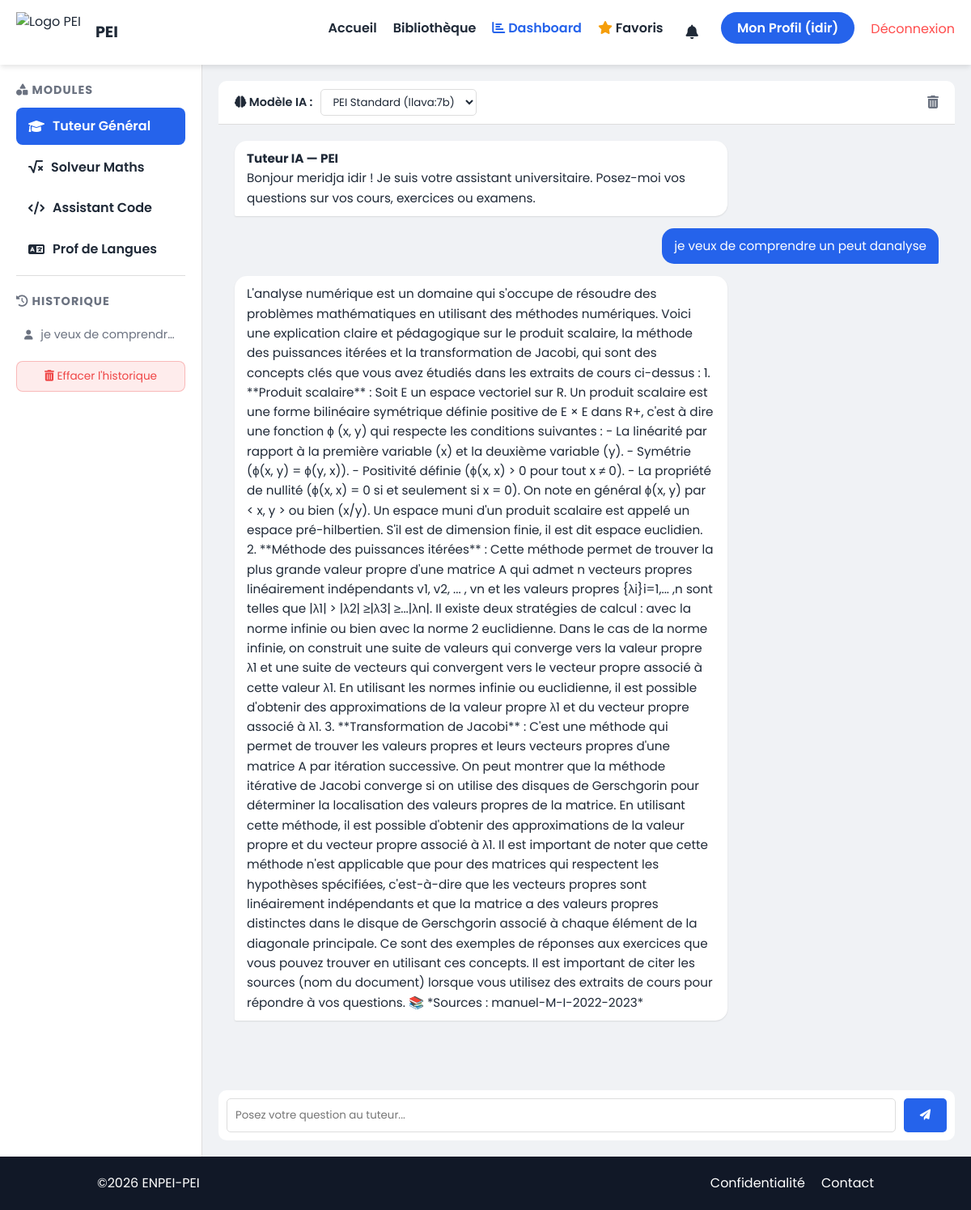
Screenshot of /tutor/ (signed in) with the database file from the repository.
### core/models.py (models this page shows, shortened)
class ChatMessage(models.Model):
    ROLE_CHOICES = [
        ('user', 'Utilisateur'),
        ('assistant', 'Assistant'),
    ]
    user       = models.ForeignKey(User, on_delete=models.CASCADE, related_name='messages')
    role       = models.CharField(max_length=10, choices=ROLE_CHOICES)
    content    = models.TextField()
    created_at = models.DateTimeField(auto_now_add=True)
    class Meta:
        ordering = ['created_at']

### core/views.py (the view)
# urls.py: path('tutor/', views.tutor, name='tutor'),             # ← manquait
@login_required
def tutor(request):
    messages_history = ChatMessage.objects.filter(user=request.user).order_by(
        "created_at"
    )[:50]
    return render(request, "tutor.html", {"messages_history": messages_history})

### templates/tutor.html (shortened to what this page needs)
{% extends 'base.html' %}
{% load static %}
{% block content %}
<div class="chat-layout">
  <aside class="chat-sidebar">
    <div class="sidebar-section">
      <h3><i class="fas fa-shapes"></i> Modules</h3>
      <ul class="module-list">
        <li class="active-module">
          <i class="fas fa-graduation-cap"></i> Tuteur Général
        </li>
        <li><i class="fas fa-square-root-alt"></i> Solveur Maths</li>
        <li><i class="fas fa-code"></i> Assistant Code</li>
        <li><i class="fas fa-language"></i> Prof de Langues</li>
      </ul>
    </div>
    <hr class="sidebar-divider" />
    <div class="sidebar-section">
      <h3><i class="fas fa-history"></i> Historique</h3>
      <ul class="history-list">
        {% for msg in messages_history %}
        {% if msg.role == 'user' %}
        <li title="{{ msg.content }}">
          <i class="fas fa-user" style="font-size:0.75rem; margin-right:6px;"></i>
          {{ msg.content|truncatechars:35 }}
        </li>
        {% endif %}
        {% empty %}
        <li style="color:var(--text-light); font-size:0.85rem;">
          Aucun historique
        </li>
        {% endfor %}
      </ul>
      {% if messages_history %}
      <form method="POST" action="{% url 'clear_history' %}" style="margin-top: 12px;">
        <button type="submit" style="width:100%; padding:8px; border-radius:8px;
                       background:rgba(239,68,68,0.1); color:#ef4444;
                       border:1px solid rgba(239,68,68,0.3);
                       cursor:pointer; font-size:0.85rem;">
          <i class="fas fa-trash-alt"></i> Effacer l'historique
        </button>
      </form>
      {% endif %}
    </div>
  </aside>
  <main class="chat-main">
    <div class="chat-options-header">
      <div class="model-selector">
        <label><i class="fas fa-brain"></i> Modèle IA :</label>
        <select id="ai-model">
          <option value="llava:7b">PEI Standard (llava:7b)</option>
        </select>
      </div>
      <div class="chat-actions">
        <form method="POST" action="{% url 'clear_history' %}" style="display:inline;">
          <button type="submit" title="Effacer la conversation" style="background:none; border:none; cursor:pointer;
                         color:var(--text-light); font-size:1rem;">
            <i class="fas fa-trash-alt"></i>
          </button>
        </form>
      </div>
    </div>
    <div class="chat-window" id="chat-window">
      <div class="message ai-msg">
        <strong>Tuteur IA — PEI</strong><br>
        Bonjour {{ request.user.get_full_name|default:request.user.username }} !
        Je suis votre assistant universitaire. Posez-moi vos questions sur
        vos cours, exercices ou examens.
      </div>
      {% for msg in messages_history %}
      {% if msg.role == 'user' %}
      <div class="message user-msg">{{ msg.content }}</div>
      {% else %}
      <div class="message ai-msg">{{ msg.content }}</div>
      {% endif %}
      {% endfor %}
    </div>
    <div class="chat-input-area">
      <input type="text" id="user-input" placeholder="Posez votre question au tuteur..." autocomplete="off" />
      <button class="btn-send" id="send-btn" onclick="sendMessage()">
        <i class="fas fa-paper-plane"></i>
      </button>
    </div>
  </main>
</div>
{% endblock %}

### templates/base.html (shortened to what this page needs)
{% load static %}
<!doctype html>
<html lang="fr">
<head>
  <link rel="stylesheet" href="{% static 'css/style.css' %}" />
  <link rel="stylesheet" href="https://cdnjs.cloudflare.com/ajax/libs/font-awesome/6.0.0/css/all.min.css"
 />
</head>
<body class="site-container">
  <nav class="navbar">
    <div class="logo">
      <img src="{% static 'images/enpei.png' %}" alt="Logo PEI" />
      <span class="nav-links" style="font-weight: 700; font-size: 1.2em; font-family: 'Poppins', sans-serif;">PEI</span>
    </div>
    <ul class="nav-links">
      <li><a href="{% url 'home' %}">Accueil</a></li>
      <li><a href="{% url 'library' %}">Bibliothèque</a></li>
      {% if user.is_authenticated %}
      {% if user.is_staff %}
      <li>
        <a href="{% url 'dashboard' %}" style="color: var(--primary-color); font-weight: 600;">
          <i class="fas fa-chart-bar"></i> Dashboard
        </a>
      </li>
      {% endif %}
      <li>
        <a href="{% url 'favoris' %}" style="color:var(--text-dark);">
          <i class="fas fa-star" style="color:#f59e0b;"></i> Favoris
        </a>
      </li>
      <li style="position: relative;">
        <button id="notif-btn" onclick="toggleNotifs()" style="background:none; border:none; cursor:pointer;
                 color:var(--text-dark); font-size:1.1rem;
                 position:relative; padding:4px 8px;">
          <i class="fas fa-bell"></i>
        </button>
      </li>
      <li><a href="{% url 'profile' %}" class="btn-account">
          Mon Profil ({{ user.username }})
        </a></li>
      <li>
        <form method="POST" action="{% url 'logout' %}" style="display:inline;">
          <button type="submit" style="background:none; border:none; cursor:pointer;
             color:#ff4d4d; font-size:1rem; font-family:inherit; padding:0;">
            Déconnexion
          </button>
        </form>
      </li>
      {% else %}
      <li><a href="{% url 'login' %}" class="btn-account">Se connecter</a></li>
      {% endif %}
    </ul>
  </nav>
  <main class="site-content">
    {% block content %}
    {% endblock %}
  </main>
  <footer class="site-footer">
    <div class="footer-content">
      <p>&copy;2026 ENPEI-PEI </p>
      <ul class="footer-links">
        <li><a href="#">Confidentialité</a></li>
        <li><a href="#">Contact</a></li>
      </ul>
    </div>
  </footer>
</body>

### rows the page displays
ChatMessage: content "je veux de comprendr…", content "je veux de comprendre un peut danalyse"
ChatMessage: content "L'analyse numérique est un domaine qui s'occupe de résoudre des problèmes mathématiques en utilisant des méthodes numériques. Voici une explication claire et pédagogique sur le produit scalaire, la méthode des puissances itérées et la transformation de Jacobi, qui sont des concepts clés que vous avez étudiés dans les extraits de cours ci-dessus : 1. **Produit scalaire** : Soit E un espace vectoriel sur R. Un produit scalaire est une forme bilinéaire symétrique définie positive de E × E dans R+, c'est à dire une fonction ϕ (x, y) qui respecte les conditions suivantes : - La linéarité par rapport à la première variable (x) et la deuxième variable (y). - Symétrie (ϕ(x, y) = ϕ(y, x)). -…"

### other values shown
{{ user.username }} "idir"
{{ request.user.get_full_name|default:request.user.username }} "meridja idir"
